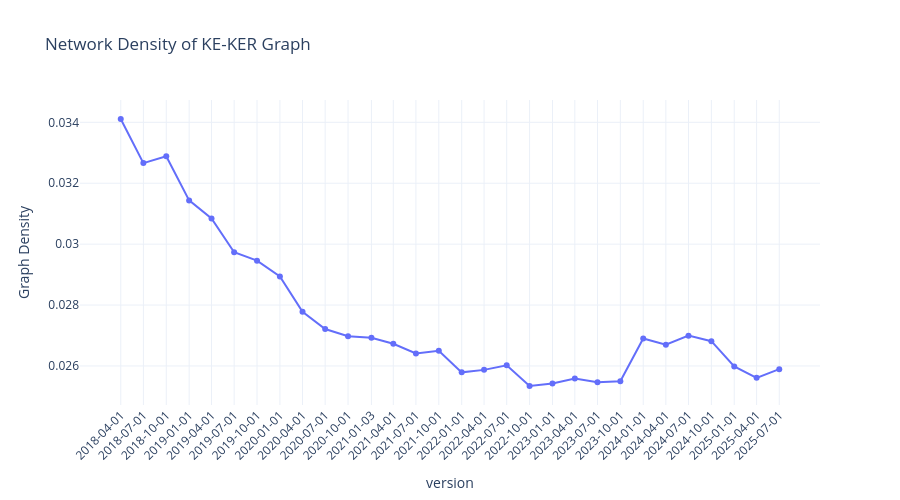

The code cell stored with this chart in its notebook:
### Code cell
# --- Network Density Plot ---

query_density = """
SELECT ?graph (COUNT(DISTINCT ?ke) AS ?nodes) (COUNT(?ker) AS ?edges)
WHERE {
  GRAPH ?graph {
    ?aop a aopo:AdverseOutcomePathway ;
         aopo:has_key_event ?ke ;
         aopo:has_key_event_relationship ?ker .
  }
  FILTER(STRSTARTS(STR(?graph), "http://aopwiki.org/graph/"))
}
GROUP BY ?graph
"""

results = run_sparql_query(query_density)
df_density = pd.DataFrame([{
    "version": r["graph"]["value"].split("/")[-1],
    "nodes": int(r["nodes"]["value"]),
    "edges": int(r["edges"]["value"])
} for r in results])
df_density["density"] = 2 * df_density["edges"] / (df_density["nodes"] * (df_density["nodes"] - 1))

fig = px.line(df_density.sort_values("version"), x="version", y="density", 
               title="Network Density of KE-KER Graph", markers=True,
               labels={"density": "Graph Density"})
fig.update_layout(template="plotly_white", xaxis_tickangle=-45, height=500, hovermode="x unified",
    xaxis=dict(
        tickmode='array',
        tickvals=df_melted["version"],
        ticktext=df_melted["version"]
    ))
fig.show()

### Figure 1 — Plotly figure (JSON) as saved in the notebook; plotly's stock layout.template omitted (floating-point values rounded to 4 significant figures)
{"data": [{"hovertemplate": "version=%{x}<br>Graph Density=%{y}<extra></extra>", "legendgroup": "", "line": {"color": "#636efa", "dash": "solid"}, "marker": {"symbol": "circle"}, "mode": "lines+markers", "name": "", "orientation": "v", "showlegend": false, "type": "scatter", "x": ["2018-04-01", "2018-07-01", "2018-10-01", "2019-01-01", "2019-04-01", "2019-07-01", "2019-10-01", "2020-01-01", "2020-04-01", "2020-07-01", "2020-10-01", "2021-01-03", "2021-04-01", "2021-07-01", "2021-10-01", "2022-01-01", "2022-04-01", "2022-07-01", "2022-10-01", "2023-01-01", "2023-04-01", "2023-07-01", "2023-10-01", "2024-01-01", "2024-04-01", "2024-07-01", "2024-10-01", "2025-01-01", "2025-04-01", "2025-07-01"], "xaxis": "x", "y": [0.03411, 0.03266, 0.03289, 0.03144, 0.03084, 0.02973, 0.02946, 0.02894, 0.02778, 0.02721, 0.02698, 0.02692, 0.02673, 0.02641, 0.0265, 0.02579, 0.02587, 0.02602, 0.02534, 0.02542, 0.02558, 0.02547, 0.0255, 0.0269, 0.0267, 0.027, 0.02681, 0.02598, 0.02561, 0.02589], "yaxis": "y"}], "layout": {"height": 500, "hovermode": "x unified", "legend": {"tracegroupgap": 0}, "title": {"text": "Network Density of KE-KER Graph"}, "xaxis": {"anchor": "y", "domain": [0, 1], "tickangle": -45, "tickmode": "array", "ticktext": ["2019-07-01", "2021-01-03", "2021-04-01", "2020-01-01", "2022-07-01", "2024-04-01", "2024-10-01", "2025-07-01", "2018-04-01", "2018-07-01", "2021-07-01", "2022-01-01", "2025-04-01", "2019-04-01", "2023-07-01", "2021-10-01", "2022-04-01", "2023-01-01", "2023-04-01", "2023-10-01", "2024-07-01", "2019-01-01", "2020-10-01", "2022-10-01", "2024-01-01", "2018-10-01", "2020-04-01", "2020-07-01", "2025-01-01", "2019-10-01", "2019-07-01", "2021-01-03", "2021-04-01", "2020-01-01", "2022-07-01", "2024-04-01", "2024-10-01", "2025-07-01", "2018-04-01", "2018-07-01", "2021-07-01", "2022-01-01", "2025-04-01", "2019-04-01", "2023-07-01", "2021-10-01", "2022-04-01", "2023-01-01", "2023-04-01", "2023-10-01", "2024-07-01", "2019-01-01", "2020-10-01", "2022-10-01", "2024-01-01", "2018-10-01", "2020-04-01", "2020-07-01", "2025-01-01", "2019-10-01"], "tickvals": ["2019-07-01", "2021-01-03", "2021-04-01", "2020-01-01", "2022-07-01", "2024-04-01", "2024-10-01", "2025-07-01", "2018-04-01", "2018-07-01", "2021-07-01", "2022-01-01", "2025-04-01", "2019-04-01", "2023-07-01", "2021-10-01", "2022-04-01", "2023-01-01", "2023-04-01", "2023-10-01", "2024-07-01", "2019-01-01", "2020-10-01", "2022-10-01", "2024-01-01", "2018-10-01", "2020-04-01", "2020-07-01", "2025-01-01", "2019-10-01", "2019-07-01", "2021-01-03", "2021-04-01", "2020-01-01", "2022-07-01", "2024-04-01", "2024-10-01", "2025-07-01", "2018-04-01", "2018-07-01", "2021-07-01", "2022-01-01", "2025-04-01", "2019-04-01", "2023-07-01", "2021-10-01", "2022-04-01", "2023-01-01", "2023-04-01", "2023-10-01", "2024-07-01", "2019-01-01", "2020-10-01", "2022-10-01", "2024-01-01", "2018-10-01", "2020-04-01", "2020-07-01", "2025-01-01", "2019-10-01"], "title": {"text": "version"}}, "yaxis": {"anchor": "x", "domain": [0, 1], "title": {"text": "Graph Density"}}}}
